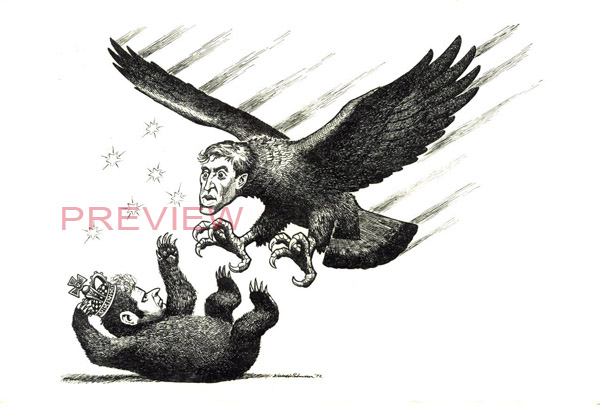
#> input picture imagenes-prueba/einvigi_10_halldor_10.jpg, 600 x 408 px; its folder holds only this picture in this run
$ python -i marca_de_agua.py   (imports and definitions only)
#> lines starting #> are read from the running program, lines starting #| are printed output that depends on the picture; after the words box and inside, x2 and y2 are one past the last pixel; in counts of white or black regions, pixels touching at a corner belong together
import cv2
import numpy as np
import tkinter as tk
from tkinter import filedialog, messagebox, simpledialog
from PIL import Image, ImageTk, ImageDraw, ImageFont

# Función para remover marca de agua
def remover_marca(image_path, output_path):
#> called with output_path = 'out.png'
    img = cv2.imread(image_path)
#> img is the input picture: shape (408, 600, 3); mean B, G, R 211.7, 213.2, 213.7
    img_hsv = cv2.cvtColor(img, cv2.COLOR_BGR2HSV)
#> img_hsv: shape (408, 600, 3); mean H, S, V 18.2, 6.1, 213.8

    rojo_bajo1 = np.array([0, 50, 50])
    rojo_alto1 = np.array([10, 255, 255])
    rojo_bajo2 = np.array([160, 50, 50])
    rojo_alto2 = np.array([180, 255, 255])

    mask1 = cv2.inRange(img_hsv, rojo_bajo1, rojo_alto1)
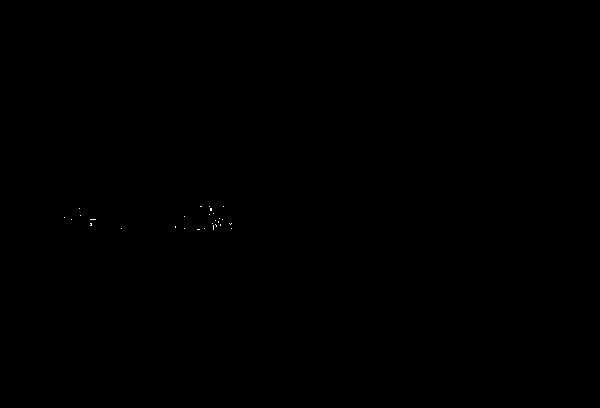
#> mask1: shape (408, 600); 0.02% white in thin lines or dots, all inside (x1, y1, x2, y2) = (64, 206, 232, 230)
    mask2 = cv2.inRange(img_hsv, rojo_bajo2, rojo_alto2)
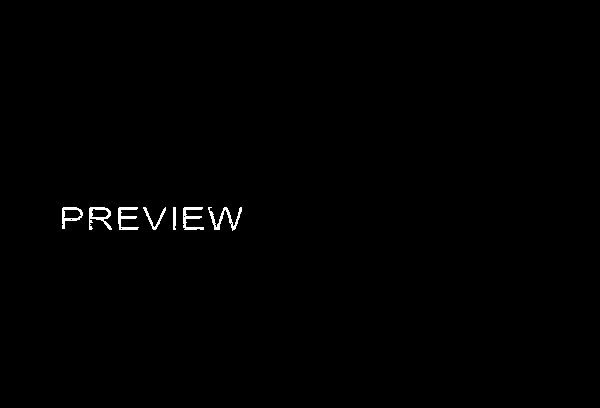
#> mask2: shape (408, 600); 0.51% white; 7 white regions, largest, box (x1, y1, x2, y2) and area: (208, 207, 242, 231) 245, (89, 207, 112, 230) 213, (183, 207, 204, 230) 212
    mask = mask1 | mask2
#> mask: shape (408, 600); 0.53% white; 7 white regions, largest, box (x1, y1, x2, y2) and area: (208, 206, 242, 231) 275, (89, 207, 112, 230) 224, (183, 206, 205, 230) 220

    resultado = cv2.inpaint(img, mask, inpaintRadius=3, flags=cv2.INPAINT_TELEA)
    cv2.imwrite(output_path, resultado)

# Funciones para la interfaz gráfica
# [86 lines left out: functions cargar_imagen, mostrar_imagen, aplicar_remover_marca, agregar_marca_de_agua, guardar_imagen, not called in this run]

# Configuración de la interfaz gráfica
# [2 lines not run here, left out]

# [1 line that did not run here, left out]
# [1 line not run here, left out]


# [1 line that did not run here, left out]
# [1 line not run here, left out]

# [1 line that did not run here, left out]
# [1 line not run here, left out]

# [1 line that did not run here, left out]
# [1 line not run here, left out]

# [1 line that did not run here, left out]
# [1 line not run here, left out]

# [1 line that did not run here, left out]
# [3 lines not run here, left out]

>>> result = remover_marca('imagenes-prueba/einvigi_10_halldor_10.jpg', 'out.png')

$ run again, on imagenes-prueba/einvigi_10_halldor_11.jpg
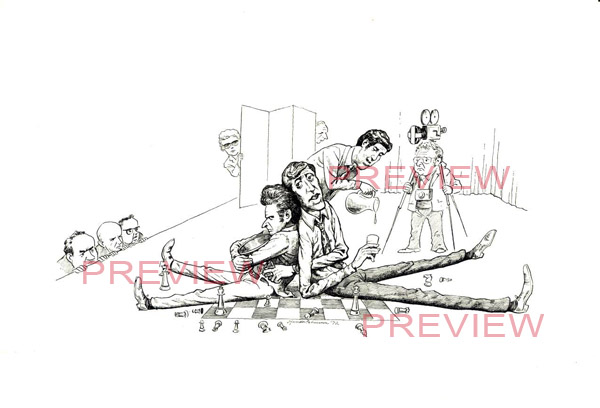
#> input picture imagenes-prueba/einvigi_10_halldor_11.jpg, 600 x 408 px
#> in remover_marca, img is the input picture: shape (408, 600, 3); mean B, G, R 241.1, 241.6, 242.7
#> img_hsv: shape (408, 600, 3); mean H, S, V 12, 3, 242.8
#> mask1: shape (408, 600); 0.07% white in thin lines or dots, all inside (x1, y1, x2, y2) = (103, 165, 537, 336)
#> in remover_marca, `mask2 = cv2.inRange(img_hsv, rojo_bajo2, rojo_alto2)`:
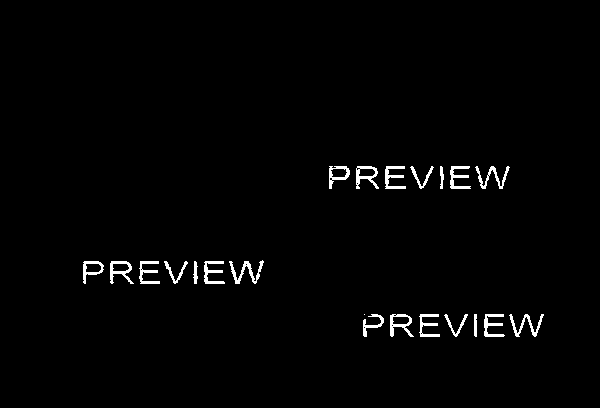
#> mask2: shape (408, 600); 1.6% white; 22 white regions (1 under 20 px), largest, box (x1, y1, x2, y2) and area: (229, 260, 264, 284) 269, (509, 314, 544, 337) 237, (475, 166, 510, 189) 236
#> in remover_marca, `mask = mask1 | mask2`:
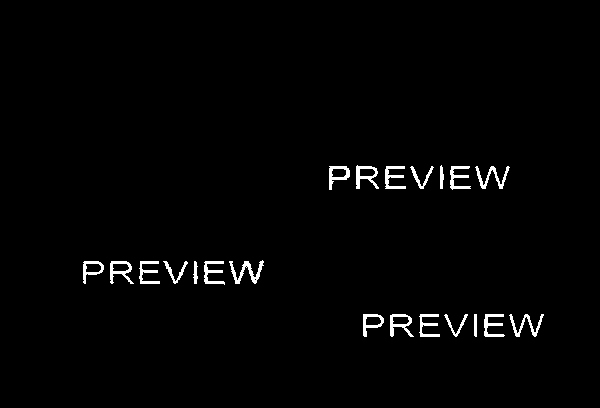
#> mask: shape (408, 600); 1.6% white; 21 white regions, largest, box (x1, y1, x2, y2) and area: (229, 260, 264, 284) 295, (475, 166, 510, 189) 252, (509, 314, 544, 337) 240

$ run again, on imagenes-prueba/einvigi_10_halldor_13.jpg
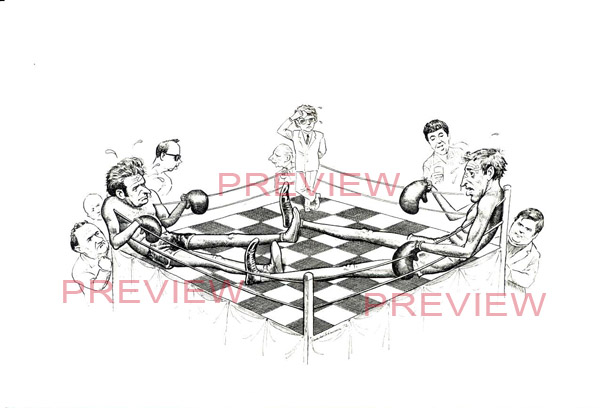
#> input picture imagenes-prueba/einvigi_10_halldor_13.jpg, 600 x 408 px
#> in remover_marca, img is the input picture: shape (408, 600, 3); mean B, G, R 236.6, 237, 238.1
#> img_hsv: shape (408, 600, 3); mean H, S, V 12.5, 2.8, 238.2
#> mask1: shape (408, 600); 0.05% white in thin lines or dots, all inside (x1, y1, x2, y2) = (64, 178, 426, 313)
#> in remover_marca, `mask2 = cv2.inRange(img_hsv, rojo_bajo2, rojo_alto2)`:
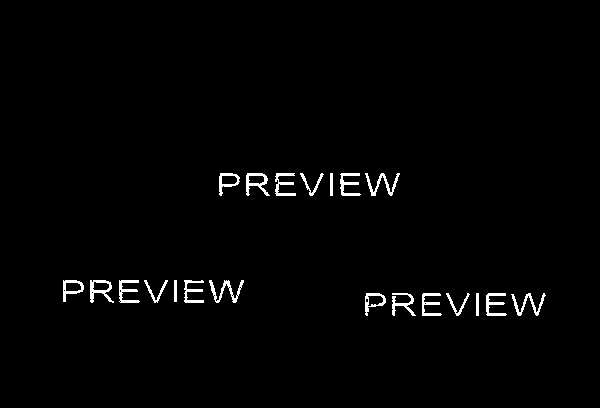
#> mask2: shape (408, 600); 1.5% white; 21 white regions, largest, box (x1, y1, x2, y2) and area: (209, 280, 244, 303) 249, (365, 173, 400, 196) 242, (511, 293, 546, 316) 233
#> in remover_marca, `mask = mask1 | mask2`:
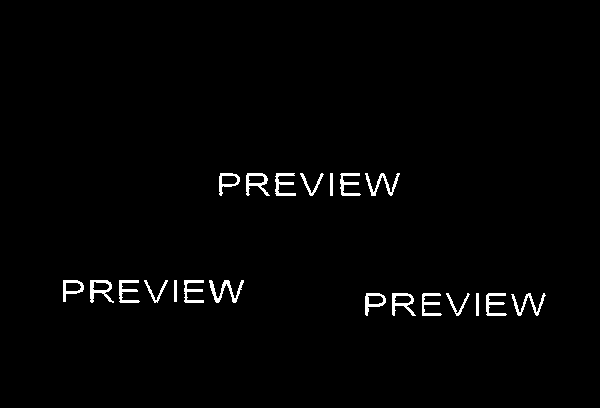
#> mask: shape (408, 600); 1.6% white; 21 white regions, largest, box (x1, y1, x2, y2) and area: (209, 280, 244, 303) 273, (365, 173, 400, 196) 246, (90, 280, 114, 303) 236
